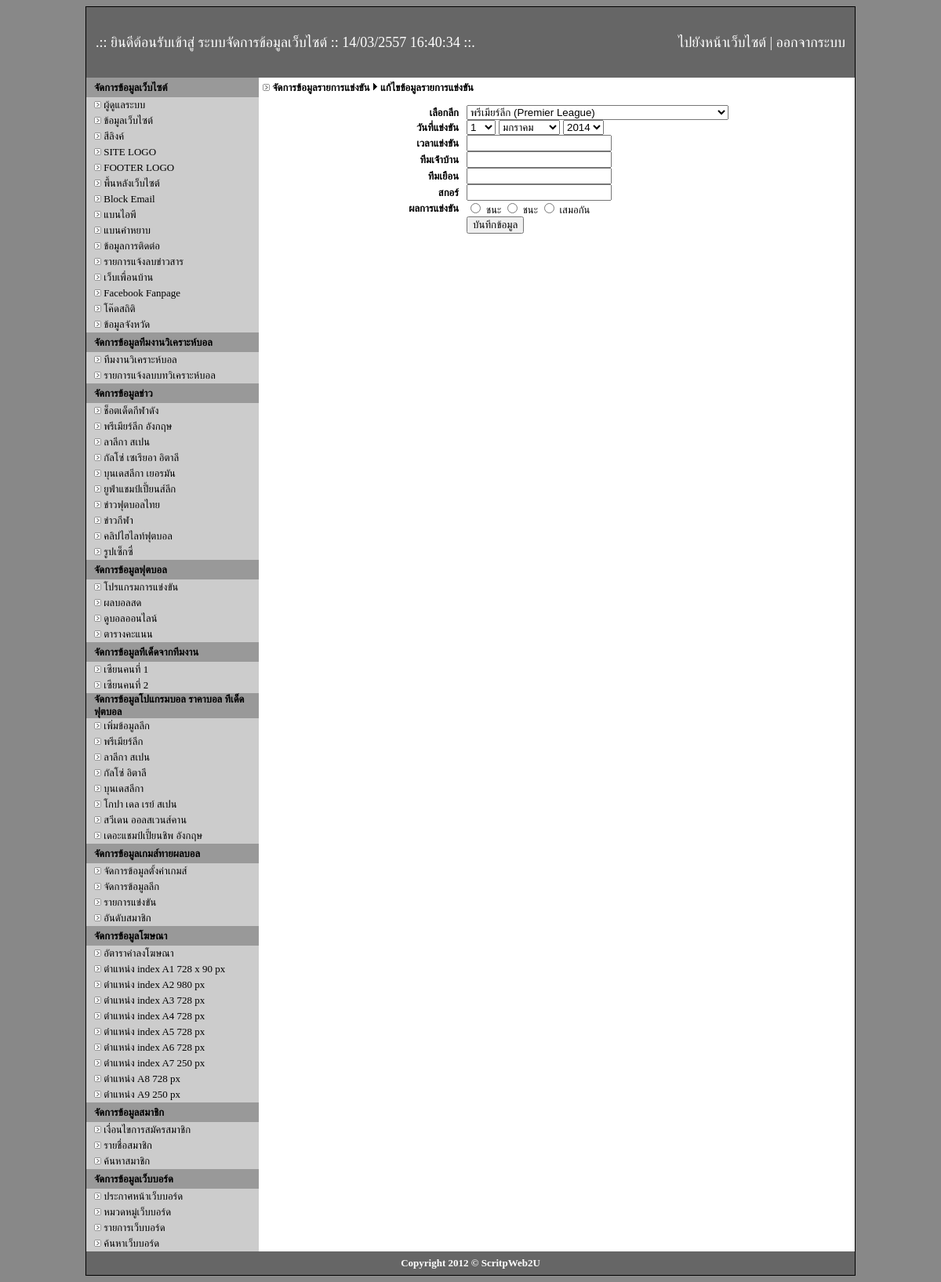
Screenshot of /admin/edit-game-match.php (signed in) with the database file from the repository.
### tables this page shows
CREATE TABLE `category` (
  `id` int(2) NOT NULL auto_increment,
  `cate_name` varchar(255) NOT NULL,
  `title` text NOT NULL,
  `description` text NOT NULL,
  `keyword` text NOT NULL,
  PRIMARY KEY  (`id`)
);

CREATE TABLE `football` (
  `id` int(2) NOT NULL auto_increment,
  `name` varchar(255) NOT NULL,
  `title` text NOT NULL,
  `description` text NOT NULL,
  `keyword` text NOT NULL,
  `code` text NOT NULL,
  PRIMARY KEY  (`id`)
);

CREATE TABLE `zean_name` (
  `id` int(2) NOT NULL auto_increment,
  `name` varchar(100) NOT NULL,
  PRIMARY KEY  (`id`)
);

CREATE TABLE `league` (
  `id` int(2) NOT NULL auto_increment,
  `league` varchar(255) NOT NULL,
  `icon` varchar(100) NOT NULL,
  PRIMARY KEY  (`id`)
);

### admin/edit-game-match.php (the view, shortened to what the rows shown need)
<!DOCTYPE html PUBLIC "-//W3C//DTD XHTML 1.0 Transitional//EN" "http://www.w3.org/TR/xhtml1/DTD/xhtml1-transitional.dtd">
<html xmlns="http://www.w3.org/1999/xhtml">
<head>
</head>
<body>
<table width="980" border="0" align="center" cellpadding="0" cellspacing="1" bgcolor="#000000">
  <tr>
    <td><table width="980" border="0" align="center" cellpadding="0" cellspacing="0">
      <tr>
        <td bgcolor="#CCCCCC"><table width="980" border="0" align="center" cellpadding="0" cellspacing="0">
            <tr>
              <td width="220" align="center" valign="top"><? include "menu.php"; ?></td>
            </tr>
        </table></td>
      </tr>
    </table></td>
  </tr>
</table>
</body>
</html>

### admin/menu.php (shortened to what the rows shown need)
<table width="220" border="0" align="center" cellpadding="0" cellspacing="0">
  <tr>
    <td><table width="220" border="0" align="center" cellpadding="0" cellspacing="0">
      <?
$stab="select id, cate_name from category order by id asc";
$retab=mysql_query($stab) or die("ERROR $stab");
while($rtab=mysql_fetch_row($retab)){
?>
      <tr>
        <td height="20"><table width="200" border="0" align="center" cellpadding="0" cellspacing="0">
            <tr>
              <td align="left"><font size="2"><img src="../img/icon_bullet_arrow_small.gif" width="9" height="9" /> <a href="all-main-category.php?cate_id=<?=$rtab[0];?>">
                <?=$rtab[1];?>
              </a></font></td>
            </tr>
        </table></td>
      </tr>
      <? } ?>
    </table></td>
  </tr>
  <tr>
    <td><table width="220" border="0" align="center" cellpadding="0" cellspacing="0">
        <tr>
          <td height="20"><table width="200" border="0" align="center" cellpadding="0" cellspacing="0">
<?
$sball="select id, name from football order by id asc";
$reball=mysql_query($sball) or die("ERROR $sball");
while($rball=mysql_fetch_row($reball)){
?>
              <tr>
                <td height="20" align="left"><font size="2"><img src="../img/icon_bullet_arrow_small.gif" width="9" height="9" /> <a href="football.php?id=<?=$rball[0];?>">
                  <?=$rball[1];?>
                </a></font></td>
              </tr>
<? } ?>
          </table></td>
        </tr>
      </table></td>
  </tr>
  <tr>
    <td><table width="220" border="0" align="center" cellpadding="0" cellspacing="0">
      <tr>
        <td height="20"><table width="200" border="0" align="center" cellpadding="0" cellspacing="0">
<?
$szean="select * from zean_name order by id asc";
$rezean=mysql_query($szean) or die("ERROR $szean");
while($rzean=mysql_fetch_row($rezean)){
?>
          <tr>
            <td height="20" align="left"><font size="2"><img src="../img/icon_bullet_arrow_small.gif" width="9" height="9" /> <a href="tded-zean.php?zean_id=<?=$rzean[0];?>"><?=$rzean[1];?></a></font></td>
          </tr>
          <? } ?>
        </table></td>
      </tr>
    </table></td>
  </tr>
  <tr>
    <td><table width="220" border="0" align="center" cellpadding="0" cellspacing="0">
      <?
$ssco="select id, league from league order by id asc";
$resco=mysql_query($ssco) or die("ERROR $ssco");
while($rsco=mysql_fetch_row($resco)){
?>
      <tr>
        <td height="20"><table width="200" border="0" align="center" cellpadding="0" cellspacing="0">
          <tr>
            <td align="left"><font size="2"><img src="../img/icon_bullet_arrow_small.gif" width="9" height="9" /> <a href="t-ded.php?l_id=<?=$rsco[0];?>">
              <?=$rsco[1];?>
            </a></font></td>
          </tr>
        </table></td>
      </tr>
      <? } ?>
    </table></td>
  </tr>
</table>

### rows the page displays
category: cate_name "ช็อตเด็ดกีฬาดัง"
category: cate_name "พรีเมียร์ลีก อังกฤษ"
category: cate_name "ลาลีกา สเปน"
category: cate_name "กัลโซ่ เซเรียอา อิตาลี"
category: cate_name "บุนเดสลีกา เยอรมัน"
category: cate_name "ยูฟ่าแชมป์เปี้ยนส์ลีก"
category: cate_name "ข่าวฟุตบอลไทย"
category: cate_name "ข่าวกีฬา"
category: cate_name "คลิปไฮไลท์ฟุตบอล"
category: cate_name "รูปเซ็กซี่"
football: name "โปรแกรมการแข่งขัน"
football: name "ผลบอลสด"
football: name "ดูบอลออนไลน์"
football: name "ตารางคะแนน"
zean_name: name "เซียนคนที่ 1"
zean_name: name "เซียนคนที่ 2"
league: league "พรีเมียร์ลีก"
league: league "ลาลีกา สเปน"
league: league "กัลโซ่ อิตาลี"
league: league "บุนเดสลีกา"
league: league "โกปา เดล เรย์ สเปน"
league: league "สวีเดน ออลสเวนส์คาน"
league: league "เดอะแชมป์เปี้ยนชิพ อังกฤษ"

### other values shown
form field league_id "พรีเมียร์ลีก (Premier League)"
form field days "1"
form field years "2014"
